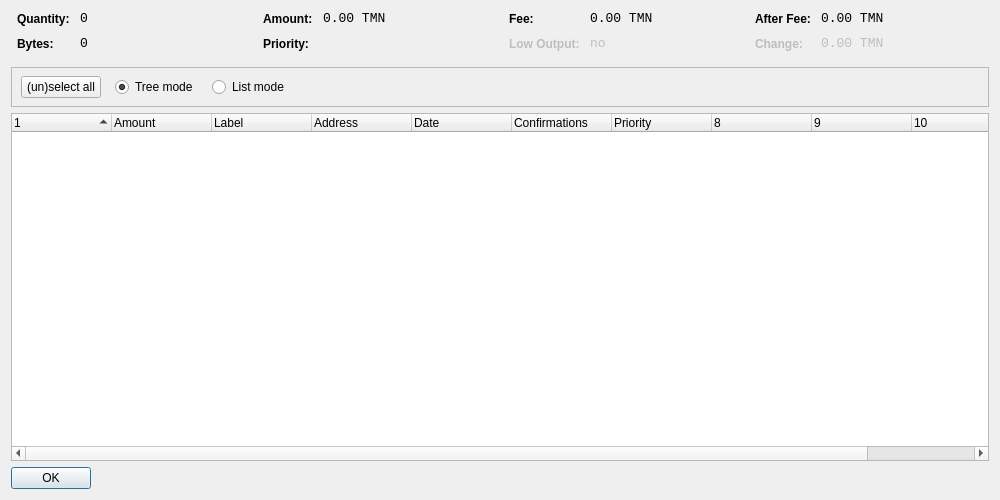
<?xml version="1.0" encoding="UTF-8"?>
<ui version="4.0">
 <class>CoinControlDialog</class>
 <widget class="QDialog" name="CoinControlDialog">
  <property name="geometry">
   <rect>
    <x>0</x>
    <y>0</y>
    <width>1000</width>
    <height>500</height>
   </rect>
  </property>
  <property name="windowTitle">
   <string>Coin Control</string>
  </property>
  <layout class="QVBoxLayout" name="verticalLayout">
   <item>
    <layout class="QHBoxLayout" name="horizontalLayoutTop" stretch="0,0,0,0">
     <property name="topMargin">
      <number>0</number>
     </property>
     <property name="bottomMargin">
      <number>10</number>
     </property>
     <item>
      <layout class="QFormLayout" name="formLayoutCoinControl1">
       <property name="horizontalSpacing">
        <number>10</number>
       </property>
       <property name="verticalSpacing">
        <number>10</number>
       </property>
       <property name="leftMargin">
        <number>6</number>
       </property>
       <property name="rightMargin">
        <number>6</number>
       </property>
       <item row="0" column="0">
        <widget class="QLabel" name="labelCoinControlQuantityText">
         <property name="styleSheet">
          <string notr="true">font-weight:bold;</string>
         </property>
         <property name="text">
          <string>Quantity:</string>
         </property>
        </widget>
       </item>
       <item row="0" column="1">
        <widget class="QLabel" name="labelCoinControlQuantity">
         <property name="font">
          <font>
           <family>Monospace</family>
           <pointsize>10</pointsize>
          </font>
         </property>
         <property name="cursor">
          <cursorShape>IBeamCursor</cursorShape>
         </property>
         <property name="contextMenuPolicy">
          <enum>Qt::ActionsContextMenu</enum>
         </property>
         <property name="text">
          <string notr="true">0</string>
         </property>
         <property name="textInteractionFlags">
          <set>Qt::LinksAccessibleByMouse|Qt::TextSelectableByKeyboard|Qt::TextSelectableByMouse</set>
         </property>
        </widget>
       </item>
       <item row="1" column="0">
        <widget class="QLabel" name="labelCoinControlBytesText">
         <property name="styleSheet">
          <string notr="true">font-weight:bold;</string>
         </property>
         <property name="text">
          <string>Bytes:</string>
         </property>
        </widget>
       </item>
       <item row="1" column="1">
        <widget class="QLabel" name="labelCoinControlBytes">
         <property name="font">
          <font>
           <family>Monospace</family>
           <pointsize>10</pointsize>
          </font>
         </property>
         <property name="cursor">
          <cursorShape>IBeamCursor</cursorShape>
         </property>
         <property name="contextMenuPolicy">
          <enum>Qt::ActionsContextMenu</enum>
         </property>
         <property name="text">
          <string notr="true">0</string>
         </property>
         <property name="textInteractionFlags">
          <set>Qt::LinksAccessibleByMouse|Qt::TextSelectableByKeyboard|Qt::TextSelectableByMouse</set>
         </property>
        </widget>
       </item>
      </layout>
     </item>
     <item>
      <layout class="QFormLayout" name="formLayoutCoinControl2">
       <property name="horizontalSpacing">
        <number>10</number>
       </property>
       <property name="verticalSpacing">
        <number>10</number>
       </property>
       <property name="leftMargin">
        <number>6</number>
       </property>
       <property name="rightMargin">
        <number>6</number>
       </property>
       <item row="0" column="0">
        <widget class="QLabel" name="labelCoinControlAmountText">
         <property name="styleSheet">
          <string notr="true">font-weight:bold;</string>
         </property>
         <property name="text">
          <string>Amount:</string>
         </property>
        </widget>
       </item>
       <item row="0" column="1">
        <widget class="QLabel" name="labelCoinControlAmount">
         <property name="font">
          <font>
           <family>Monospace</family>
           <pointsize>10</pointsize>
          </font>
         </property>
         <property name="cursor">
          <cursorShape>IBeamCursor</cursorShape>
         </property>
         <property name="contextMenuPolicy">
          <enum>Qt::ActionsContextMenu</enum>
         </property>
         <property name="text">
          <string notr="true">0.00 TMN</string>
         </property>
         <property name="textInteractionFlags">
          <set>Qt::LinksAccessibleByMouse|Qt::TextSelectableByKeyboard|Qt::TextSelectableByMouse</set>
         </property>
        </widget>
       </item>
       <item row="1" column="0">
        <widget class="QLabel" name="labelCoinControlPriorityText">
         <property name="styleSheet">
          <string notr="true">font-weight:bold;</string>
         </property>
         <property name="text">
          <string>Priority:</string>
         </property>
        </widget>
       </item>
       <item row="1" column="1">
        <widget class="QLabel" name="labelCoinControlPriority">
         <property name="font">
          <font>
           <family>Monospace</family>
           <pointsize>10</pointsize>
          </font>
         </property>
         <property name="cursor">
          <cursorShape>IBeamCursor</cursorShape>
         </property>
         <property name="contextMenuPolicy">
          <enum>Qt::ActionsContextMenu</enum>
         </property>
         <property name="text">
          <string/>
         </property>
         <property name="textInteractionFlags">
          <set>Qt::LinksAccessibleByMouse|Qt::TextSelectableByKeyboard|Qt::TextSelectableByMouse</set>
         </property>
        </widget>
       </item>
      </layout>
     </item>
     <item>
      <layout class="QFormLayout" name="formLayoutCoinControl3">
       <property name="horizontalSpacing">
        <number>10</number>
       </property>
       <property name="verticalSpacing">
        <number>10</number>
       </property>
       <property name="leftMargin">
        <number>6</number>
       </property>
       <property name="rightMargin">
        <number>6</number>
       </property>
       <item row="0" column="0">
        <widget class="QLabel" name="labelCoinControlFeeText">
         <property name="styleSheet">
          <string notr="true">font-weight:bold;</string>
         </property>
         <property name="text">
          <string>Fee:</string>
         </property>
        </widget>
       </item>
       <item row="0" column="1">
        <widget class="QLabel" name="labelCoinControlFee">
         <property name="font">
          <font>
           <family>Monospace</family>
           <pointsize>10</pointsize>
          </font>
         </property>
         <property name="cursor">
          <cursorShape>IBeamCursor</cursorShape>
         </property>
         <property name="contextMenuPolicy">
          <enum>Qt::ActionsContextMenu</enum>
         </property>
         <property name="text">
          <string notr="true">0.00 TMN</string>
         </property>
         <property name="textInteractionFlags">
          <set>Qt::LinksAccessibleByMouse|Qt::TextSelectableByKeyboard|Qt::TextSelectableByMouse</set>
         </property>
        </widget>
       </item>
       <item row="1" column="0">
        <widget class="QLabel" name="labelCoinControlLowOutputText">
         <property name="enabled">
          <bool>false</bool>
         </property>
         <property name="styleSheet">
          <string notr="true">font-weight:bold;</string>
         </property>
         <property name="text">
          <string>Low Output:</string>
         </property>
        </widget>
       </item>
       <item row="1" column="1">
        <widget class="QLabel" name="labelCoinControlLowOutput">
         <property name="enabled">
          <bool>false</bool>
         </property>
         <property name="font">
          <font>
           <family>Monospace</family>
           <pointsize>10</pointsize>
          </font>
         </property>
         <property name="cursor">
          <cursorShape>IBeamCursor</cursorShape>
         </property>
         <property name="contextMenuPolicy">
          <enum>Qt::ActionsContextMenu</enum>
         </property>
         <property name="text">
          <string notr="true">no</string>
         </property>
         <property name="textInteractionFlags">
          <set>Qt::LinksAccessibleByMouse|Qt::TextSelectableByKeyboard|Qt::TextSelectableByMouse</set>
         </property>
        </widget>
       </item>
      </layout>
     </item>
     <item>
      <layout class="QFormLayout" name="formLayoutCoinControl4">
       <property name="horizontalSpacing">
        <number>10</number>
       </property>
       <property name="verticalSpacing">
        <number>10</number>
       </property>
       <property name="leftMargin">
        <number>6</number>
       </property>
       <property name="rightMargin">
        <number>6</number>
       </property>
       <item row="0" column="0">
        <widget class="QLabel" name="labelCoinControlAfterFeeText">
         <property name="styleSheet">
          <string notr="true">font-weight:bold;</string>
         </property>
         <property name="text">
          <string>After Fee:</string>
         </property>
        </widget>
       </item>
       <item row="0" column="1">
        <widget class="QLabel" name="labelCoinControlAfterFee">
         <property name="font">
          <font>
           <family>Monospace</family>
           <pointsize>10</pointsize>
          </font>
         </property>
         <property name="cursor">
          <cursorShape>IBeamCursor</cursorShape>
         </property>
         <property name="contextMenuPolicy">
          <enum>Qt::ActionsContextMenu</enum>
         </property>
         <property name="text">
          <string notr="true">0.00 TMN</string>
         </property>
         <property name="textInteractionFlags">
          <set>Qt::LinksAccessibleByMouse|Qt::TextSelectableByKeyboard|Qt::TextSelectableByMouse</set>
         </property>
        </widget>
       </item>
       <item row="1" column="0">
        <widget class="QLabel" name="labelCoinControlChangeText">
         <property name="enabled">
          <bool>false</bool>
         </property>
         <property name="styleSheet">
          <string notr="true">font-weight:bold;</string>
         </property>
         <property name="text">
          <string>Change:</string>
         </property>
        </widget>
       </item>
       <item row="1" column="1">
        <widget class="QLabel" name="labelCoinControlChange">
         <property name="enabled">
          <bool>false</bool>
         </property>
         <property name="font">
          <font>
           <family>Monospace</family>
           <pointsize>10</pointsize>
          </font>
         </property>
         <property name="cursor">
          <cursorShape>IBeamCursor</cursorShape>
         </property>
         <property name="contextMenuPolicy">
          <enum>Qt::ActionsContextMenu</enum>
         </property>
         <property name="text">
          <string notr="true">0.00 TMN</string>
         </property>
         <property name="textInteractionFlags">
          <set>Qt::LinksAccessibleByMouse|Qt::TextSelectableByKeyboard|Qt::TextSelectableByMouse</set>
         </property>
        </widget>
       </item>
      </layout>
     </item>
    </layout>
   </item>
   <item>
    <widget class="QFrame" name="frame">
     <property name="minimumSize">
      <size>
       <width>0</width>
       <height>40</height>
      </size>
     </property>
     <property name="frameShape">
      <enum>QFrame::StyledPanel</enum>
     </property>
     <property name="frameShadow">
      <enum>QFrame::Sunken</enum>
     </property>
     <widget class="QWidget" name="horizontalLayoutWidget">
      <property name="geometry">
       <rect>
        <x>10</x>
        <y>0</y>
        <width>781</width>
        <height>41</height>
       </rect>
      </property>
      <layout class="QHBoxLayout" name="horizontalLayoutPanel" stretch="0,0,0,0,0">
       <property name="spacing">
        <number>14</number>
       </property>
       <item>
        <widget class="QPushButton" name="pushButtonSelectAll">
         <property name="sizePolicy">
          <sizepolicy hsizetype="Maximum" vsizetype="Fixed">
           <horstretch>0</horstretch>
           <verstretch>0</verstretch>
          </sizepolicy>
         </property>
         <property name="text">
          <string>(un)select all</string>
         </property>
        </widget>
       </item>
       <item>
        <widget class="QRadioButton" name="radioTreeMode">
         <property name="sizePolicy">
          <sizepolicy hsizetype="Maximum" vsizetype="Fixed">
           <horstretch>0</horstretch>
           <verstretch>0</verstretch>
          </sizepolicy>
         </property>
         <property name="text">
          <string>Tree mode</string>
         </property>
         <property name="checked">
          <bool>true</bool>
         </property>
        </widget>
       </item>
       <item>
        <widget class="QRadioButton" name="radioListMode">
         <property name="sizePolicy">
          <sizepolicy hsizetype="Maximum" vsizetype="Fixed">
           <horstretch>0</horstretch>
           <verstretch>0</verstretch>
          </sizepolicy>
         </property>
         <property name="text">
          <string>List mode</string>
         </property>
        </widget>
       </item>
       <item>
        <spacer name="horizontalSpacer">
         <property name="orientation">
          <enum>Qt::Horizontal</enum>
         </property>
         <property name="sizeHint" stdset="0">
          <size>
           <width>40</width>
           <height>20</height>
          </size>
         </property>
        </spacer>
       </item>
      </layout>
     </widget>
    </widget>
   </item>
   <item>
    <widget class="CoinControlTreeWidget" name="treeWidget">
     <property name="contextMenuPolicy">
      <enum>Qt::CustomContextMenu</enum>
     </property>
     <property name="sortingEnabled">
      <bool>false</bool>
     </property>
     <property name="columnCount">
      <number>11</number>
     </property>
     <attribute name="headerShowSortIndicator" stdset="0">
      <bool>true</bool>
     </attribute>
     <attribute name="headerStretchLastSection">
      <bool>false</bool>
     </attribute>
     <column>
      <property name="text">
       <string/>
      </property>
     </column>
     <column>
      <property name="text">
       <string>Amount</string>
      </property>
     </column>
     <column>
      <property name="text">
       <string>Label</string>
      </property>
     </column>
     <column>
      <property name="text">
       <string>Address</string>
      </property>
     </column>
     <column>
      <property name="text">
       <string>Date</string>
      </property>
     </column>
     <column>
      <property name="text">
       <string>Confirmations</string>
      </property>
      <property name="toolTip">
       <string>Confirmed</string>
      </property>
     </column>
     <column>
      <property name="text">
       <string>Priority</string>
      </property>
     </column>
     <column>
      <property name="text">
       <string/>
      </property>
     </column>
     <column>
      <property name="text">
       <string/>
      </property>
     </column>
     <column>
      <property name="text">
       <string/>
      </property>
     </column>
     <column>
      <property name="text">
       <string/>
      </property>
     </column>
    </widget>
   </item>
   <item>
    <widget class="QDialogButtonBox" name="buttonBox">
     <property name="sizePolicy">
      <sizepolicy hsizetype="Maximum" vsizetype="Fixed">
       <horstretch>0</horstretch>
       <verstretch>0</verstretch>
      </sizepolicy>
     </property>
     <property name="orientation">
      <enum>Qt::Horizontal</enum>
     </property>
     <property name="standardButtons">
      <set>QDialogButtonBox::Ok</set>
     </property>
    </widget>
   </item>
  </layout>
 </widget>
 <customwidgets>
  <customwidget>
   <class>CoinControlTreeWidget</class>
   <extends>QTreeWidget</extends>
   <header>coincontroltreewidget.h</header>
  </customwidget>
 </customwidgets>
 <resources/>
 <connections/>
</ui>
